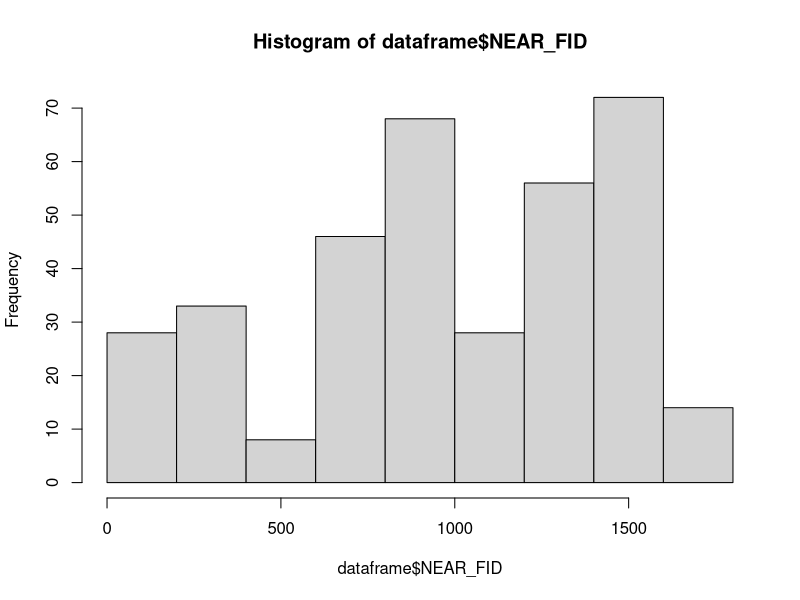

Here is the R script that generated this plot:
#csv file has to be in folder that project is saved in
dataframe=read.csv("tanzania02.csv")
hist(dataframe$NEAR_FID)
dataframe$treated=0
dataframe[dataframe$NEAR_DIST<50000,]["treated"]=1
#create no null dataframe with values that we want to be complete for both years to allow comparison
dataframe_nonull=dataframe[complete.cases(dataframe[c("mergedata_air_pollution_o3_1_130", "mergedata_esa_landcover_v207_146", "mergedata_ltdr_avhrr_yearly__207", "Value_diff")]),]
dataframe_nonull=dataframe_nonull[c("mergedata_air_pollution_o3_1_130", "mergedata_esa_landcover_v207_146", "mergedata_ltdr_avhrr_yearly__207", "treated", "Value_diff")]
library("MatchIt")
matchingmodel=matchit(treated~mergedata_air_pollution_o3_1_130+mergedata_esa_landcover_v207_146+mergedata_ltdr_avhrr_yearly__207,
                      data=dataframe_nonull,
                      caliper=0.25)
matchingmodel$model
matcheddataframe=match.data(matchingmodel)
matchingmodel

#to see what variables/columns exist in data
names(matcheddataframe)



#wanting to look at Value_diff (change in assets) with variables
finalmodelanalysis=lm(Value_diff~treated+mergedata_air_pollution_o3_1_130+mergedata_esa_landcover_v207_146+mergedata_ltdr_avhrr_yearly__207,
                     data=matcheddataframe)

summary(finalmodelanalysis)
